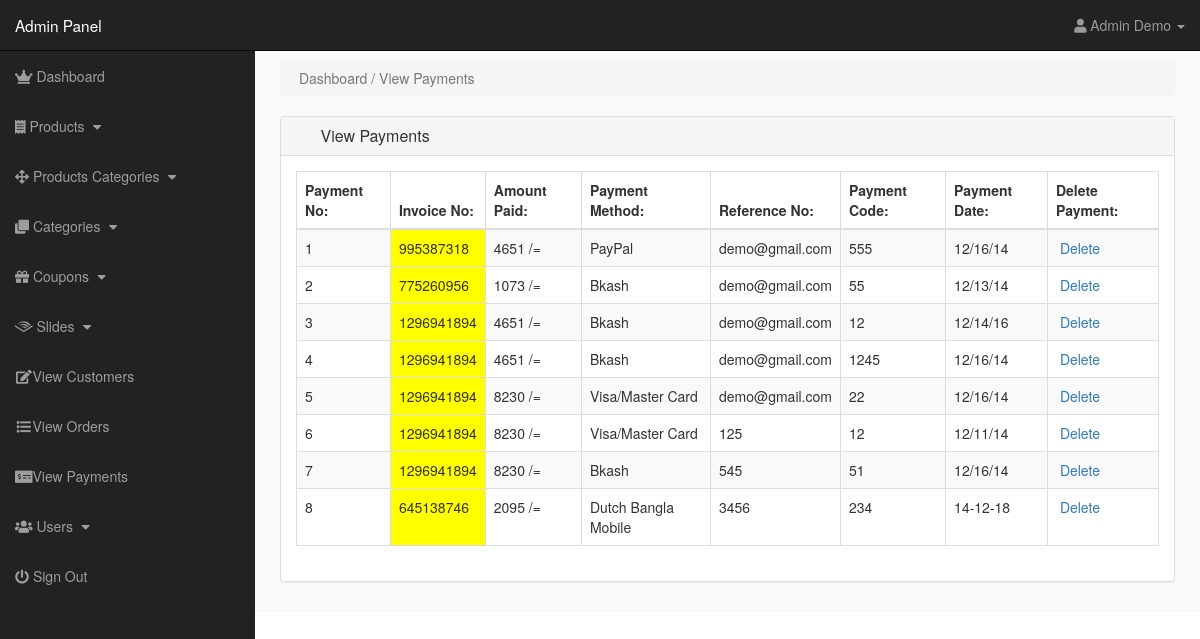
The app's page /admin/index.php?view_payments (signed in), older data.
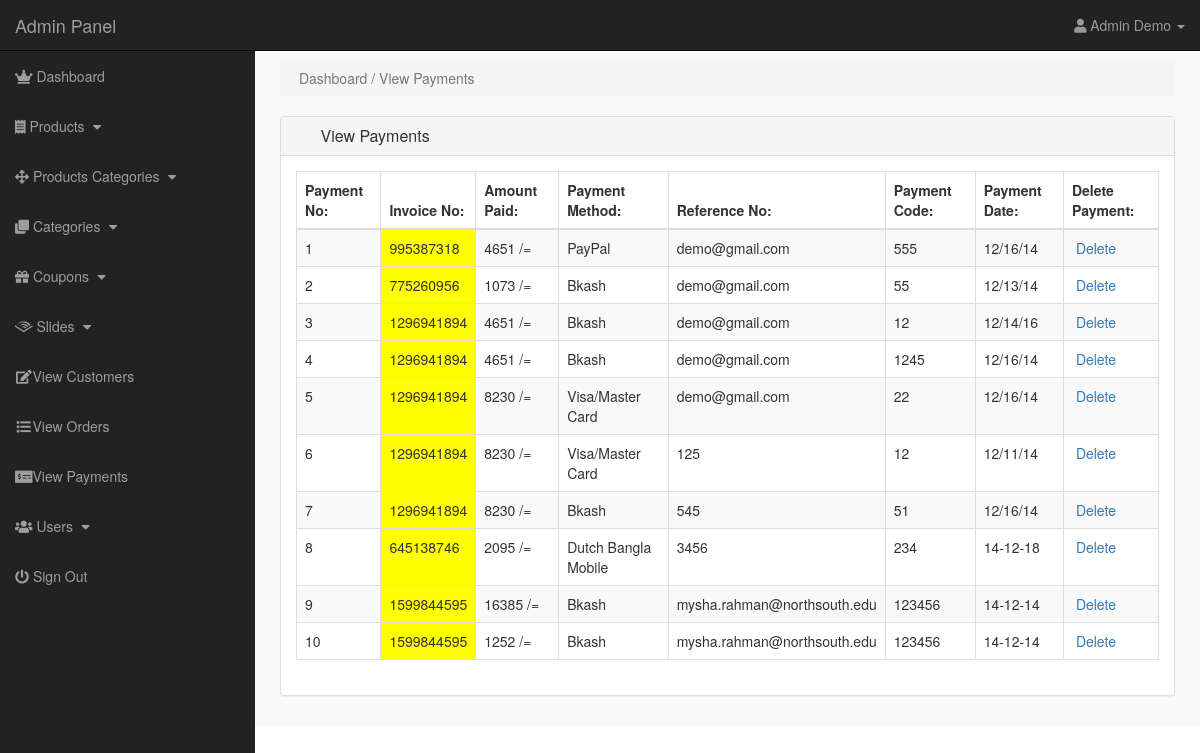
The same page, newer data.
### tables this page shows
CREATE TABLE `payments` (
  `payment_id` int(11) NOT NULL,
  `invoice_no` int(11) NOT NULL,
  `amount` int(11) NOT NULL,
  `payment_mode` text NOT NULL,
  `ref_no` text NOT NULL,
  `code` int(11) NOT NULL,
  `payment_date` text NOT NULL
);

### admin/view_payments.php (the view)
<?php
if(!isset($_SESSION['admin_email'])){
echo "<script>window.open('login.php','_self')</script>";
}
else {
?>
    <div class="row">
        <div class="col-lg-12">
            <ol class="breadcrumb">
                <li class="active">
                    <i class="fa fa-dashboard"></i> Dashboard / View Payments
                </li>
            </ol>
        </div>
    </div>
    <div class="row">
        <div class="col-lg-12">
            <div class="panel panel-default">
                <div class="panel-heading">
                    <h3 class="panel-title">
                        <i class="fa fa-money fa-fw"> </i> View Payments
                    </h3>
                </div>
                <div class="panel-body">
                    <div class="table-responsive">
                        <table class="table table-hover table-bordered table-striped">
                            <thead>
                                <tr>
                                    <th>Payment No:</th>
                                    <th>Invoice No:</th>
                                    <th>Amount Paid:</th>
                                    <th>Payment Method:</th>
                                    <th>Reference No:</th>
                                    <th>Payment Code:</th>
                                    <th>Payment Date:</th>
                                    <th>Delete Payment:</th>
                                </tr>
                            </thead>
                            <tbody>
                                <?php
$i = 0;
$get_payments = "select * from payments";
$run_payments = mysqli_query($con,$get_payments);
while($row_payments = mysqli_fetch_array($run_payments)){
$payment_id = $row_payments['payment_id'];
$invoice_no = $row_payments['invoice_no'];
$amount = $row_payments['amount'];
$payment_mode = $row_payments['payment_mode'];
$ref_no = $row_payments['ref_no'];
$code = $row_payments['code'];
$payment_date = $row_payments['payment_date'];
$i++;
?>
                                    <tr>
                                        <td>
                                            <?php echo $i; ?>
                                        </td>
                                        <td bgcolor="yellow">
                                            <?php echo $invoice_no; ?>
                                        </td>
                                        <td>
                                            <?php echo $amount; ?> /=
                                        </td>
                                        <td>
                                            <?php echo $payment_mode; ?>
                                        </td>
                                        <td>
                                            <?php echo $ref_no; ?>
                                        </td>
                                        <td>
                                            <?php echo $code; ?>
                                        </td>
                                        <td>
                                            <?php echo $payment_date; ?>
                                        </td>
                                        <td>
                                            <a href="index.php?payment_delete=<?php echo $payment_id; ?>">
<i class="fa fa-trash-o" ></i> Delete
</a>
                                        </td>
                                    </tr>
                                    <?php } ?>
                            </tbody>
                        </table>
                    </div>
                </div>
            </div>
        </div>
    </div>
    <?php } ?>

### admin/index.php (shortened to what this page needs)
<?php
include("../includes/connection.php");
if(!isset($_SESSION['admin_email'])){
    echo "<script>window.open('login.php', '_self')</script>";
}
else{
?>
    <?php
$admin_session = $_SESSION['admin_email'];
$get_admin = "select * from admins  where admin_email='$admin_session'";
$run_admin = mysqli_query($con,$get_admin);
$row_admin = mysqli_fetch_array($run_admin);
$admin_name = $row_admin['admin_name'];
?>
        <!DOCTYPE html>
        <html lang="en">
        <head>
            <link rel="stylesheet" type="text/css" href="../styles/bootstrap.min.css">
            <link rel="stylesheet" href="../font-awesome/css/fontawesome-all.min.css">
            <link rel="stylesheet" type="text/css" href="../styles/admin-style.css">
        </head>
        <body>
            <div id="wrapper">
                <?php
        include("includes/sidebar.php");
        ?>
                    <div id="page-wrapper">
                        <div class="container-fluid">
                            <?php
    if(isset($_GET['view_payments'])){
    include("view_payments.php");
    }
                    ?>
                        </div>
                    </div>
            </div>
        </body>
        </html>
        <?php } ?>

### admin/includes/sidebar.php (shortened to what this page needs)
<?php
if(!isset($_SESSION['admin_email'])){
    echo "<script>window.open('login.php', '_self')</script>";
}
else{
?>
    <nav class="navbar navbar-inverse navbar-fixed-top">
        <div class="navbar-header">
            <a href="index.php?dashboard" class="navbar-brand">Admin Panel</a>
        </div>
        <ul class="nav navbar-right top-nav">
            <li class="dropbox">
                <a href="#" class="dropdown-toggle" data-toggle="dropdown">
               <i class="fa fa-user"></i>
               <?php echo $admin_name; ?> <b class="caret"></b>
        </a>
        </li>
        </ul>
        <div class="collapse navbar-collapse navbar-ex1-collapse">
            <ul class="nav navbar-nav side-nav">
                <li>
                    <a href="index.php?dashboard">
<i class="fas fa-crown"></i> Dashboard
</a>
                </li>
                <li>
                    <a href="#" data-toggle="collapse" data-target="#products">
<i class="fas fa-receipt"></i> Products
<i class="fa fa-fw fa-caret-down"></i>
</a>
                </li>
                <li>
                    <a href="#" data-toggle="collapse" data-target="#p_cat">
<i class="fas fa-arrows-alt"></i> Products Categories
<i class="fa fa-fw fa-caret-down"></i>
</a>
                </li>
                <li>
                    <a href="#" data-toggle="collapse" data-target="#cat">
<i class="fas fa-clone"></i> Categories
<i class="fa fa-fw fa-caret-down"></i>
</a>
                </li>
                <li>
                    <a href="#" data-toggle="collapse" data-target="#coupons">
                        <i class="fas fa-gift"></i> Coupons
                        <i class="fa fa-fw fa-caret-down"></i>
                    </a>
                </li>
                <li>
                    <a href="#" data-toggle="collapse" data-target="#slides">
<i class="fab fa-audible"></i> Slides
<i class="fa fa-fw fa-caret-down"></i>
</a>
                </li>
                <li>
                    <a href="index.php?view_customers"><i class="fa fa-fw fa-edit"></i>View Customers</a>
                </li>
                <li>
                    <a href="index.php?view_orders"><i class="fa fa-fw fa-list"></i>View Orders</a>
                </li>
                <li>
                    <a href="index.php?view_payments"><i class="fas fa-money-check-alt"></i>View Payments</a>
                </li>
                <li>
                    <a href="#" data-toggle="collapse" data-target="#users">
                    <i class="fas fa-users"></i> Users
<i class="fa fa-fw fa-caret-down"></i>
</a>
                </li>
                <li>
                    <a href="logout.php"><i class="fas fa-power-off"></i> Sign Out</a>
                </li>
            </ul>
        </div>
    </nav>
    <?php } ?>

### styles/admin-style.css (style rules this page uses)
body { margin-top: 100px; }
@media (min-width: 768px) { body { margin-top: 50px; } }
#wrapper { padding-left: 0; }
#page-wrapper { width: 100%; padding: 0; background-color: #F9F9F9; }
@media (min-width: 768px) { #wrapper { padding-left: 255px; } }
@media (min-width: 768px) { #page-wrapper { padding: 10px; } }
.top-nav { padding: 0 15px; }
.top-nav > li { display: inline-block; float: left; }
.top-nav > li > a { padding-top: 15px; padding-bottom: 15px; line-height: 20px; color: #999; }
@media (min-width: 768px) { .side-nav { position: fixed; top: 51px; width: 255px; border-radius: 0; overflow-y: auto; background-color: #222; bottom: 0; overflow-x: hidden; padding-bottom: 40px; } }
@media (min-width: 768px) { .side-nav > li > a { width: 255px; } }
.panel-body { border-radius: 5px; }
a, li, ul, option, select, data-toggle, dropbox { -moz-transition: all 0.3s; -o-transition: all 0.3s; -webkit-transition: all 0.3s; }

Row changes from the older to the newer data that the page shows:
added payments: invoice_no "1599844595", amount "16385", payment_mode "Bkash", ref_no "mysha.rahman@northsouth.edu", code "123456", payment_date "14-12-14"
added payments: invoice_no "1599844595", amount "1252", payment_mode "Bkash", ref_no "mysha.rahman@northsouth.edu", code "123456", payment_date "14-12-14"
